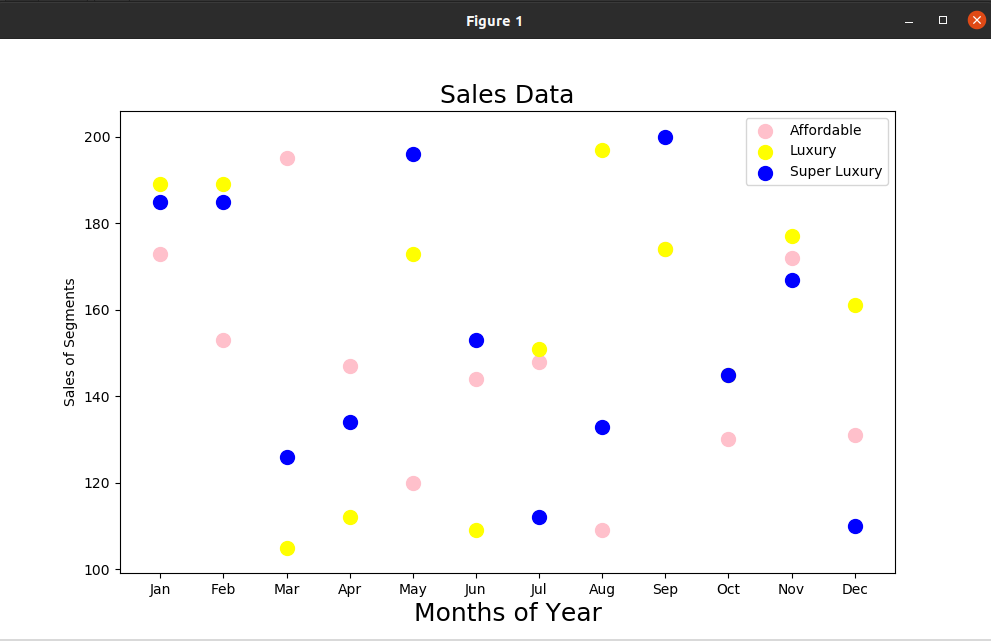

Generate this figure with Python:
import matplotlib.pyplot as plt
month=["Jan","Feb","Mar","Apr","May","Jun","Jul","Aug","Sep","Oct","Nov","Dec"]
affordable_segment = [173,153,195,147,120,144,148,109,174,130,172,131]
luxury_segment = [189,189,105,112,173,109,151,197,174,145,177,161]
super_luxury_segment = [185,185,126,134,196,153,112,133,200,145,167,110]
plt.figure(figsize=(10, 6))
plt.scatter(month,affordable_segment,color='pink',label='Affordable',s=100)
plt.scatter(month,luxury_segment,color='yellow',label='Luxury',s=100)
plt.scatter(month,super_luxury_segment,color='blue',label='Super Luxury',s=100)
plt.xlabel('Months of Year', fontsize=18)
plt.ylabel('Sales of Segments')
plt.title('Sales Data', fontsize=18)
plt.legend()
plt.show()
